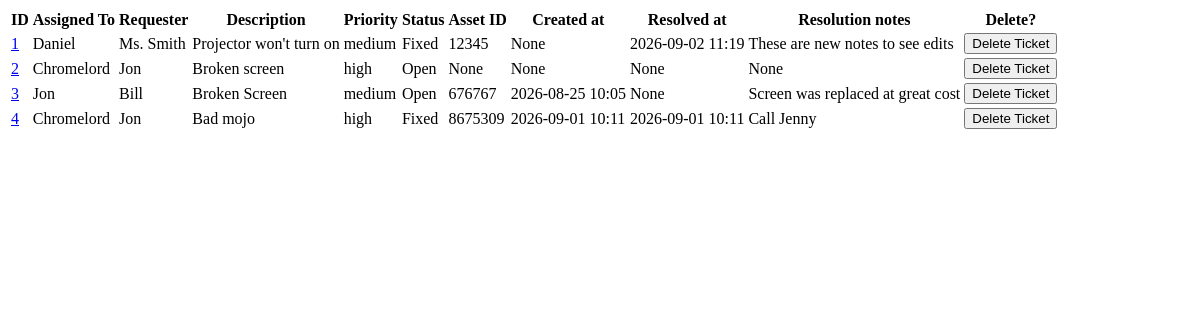
The app's page /tickets, older data.
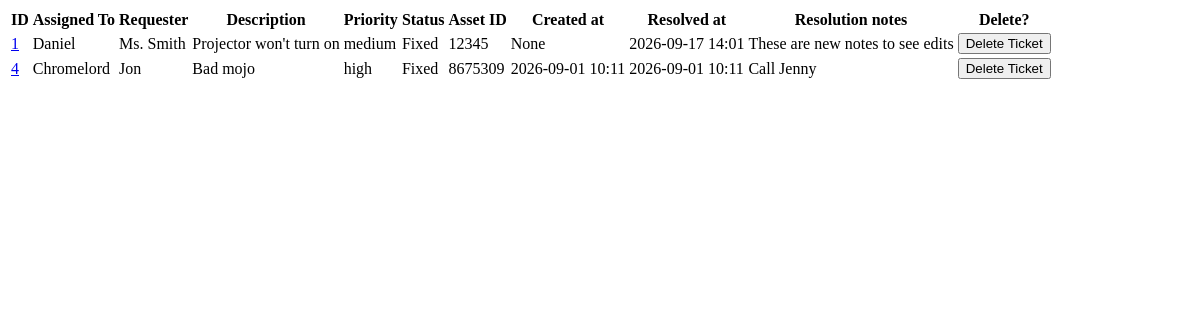
The same page, newer data.
### tables this page shows
CREATE TABLE tickets (
        id INTEGER PRIMARY KEY AUTOINCREMENT,
        assigned_to TEXT,
        requester TEXT,
        description TEXT,
        priority TEXT,
        status TEXT,
        asset_id TEXT,
        created_at TEXT,
        resolved_at TEXT
    , resolution_notes TEXT, is_deleted INTEGER DEFAULT 0);

### app.py (the view)
@app.route("/tickets")
def list_tickets():
    db = sqlite3.connect("helpdesk.db")      # connect to the database file
    cursor = db.cursor()                     # get a cursor to run commands
    cursor.execute("SELECT * FROM tickets WHERE is_deleted = 0")    # get every row from the tickets table except those marked as deleted
    all_tickets = cursor.fetchall()            # pull the actual rows into a Python list
    db.close()                               # close the connection now that we're done
    return render_template("tickets.html", tickets=all_tickets)           # temporary placeholder response

### templates/tickets.html (shortened to what this page needs)
<!DOCTYPE html>
<html>
    <head>
    </head>
    <body>
        <table>
            <tr>
                <th>ID</th>
                <th>Assigned To</th>
                <th>Requester</th>
                <th>Description</th>
                <th>Priority</th>
                <th>Status</th>
                <th>Asset ID</th>
                <th>Created at</th>
                <th>Resolved at</th>
                <th>Resolution notes</th>
                <th>Delete?</th>
            </tr>
            {% for ticket in tickets %}
            <tr>
                <td><a href="/ticket/{{ ticket[0] }}">{{ ticket[0] }}</a></td>
                <td>{{ ticket[1] }}</td>
                <td>{{ ticket[2] }}</td>
                <td>{{ ticket[3] }}</td>
                <td>{{ ticket[4] }}</td>
                <td>{{ ticket[5] }}</td>
                <td>{{ ticket[6] }}</td>
                <td>{{ ticket[7] }}</td>
                <td>{{ ticket[8] }}</td>
                <td>{{ ticket[9] }}</td>
                <td>
                    <form action="/ticket/{{ ticket[0] }}/delete" method="POST" onsubmit="return confirm('Are you sure you want to delete this ticket?');">
                        <button type="submit">Delete Ticket</button>
                    </form>
                </td>
            </tr>
            {% endfor %}
        </table>
    </body>
</html>

Row changes from the older to the newer data that the page shows:
no longer on this page (row edited): tickets: id "2", assigned_to "Chromelord", requester "Jon", description "Broken screen", priority "high", status "Open", asset "None", ticket "None", resolution_notes "None"
no longer on this page (row edited): tickets: id "3", assigned_to "Jon", requester "Bill", description "Broken Screen", priority "medium", status "Open", asset "676767", created_at "2026-08-25 10:05", ticket "None", resolution_notes "Screen was replaced at great cost"
changed tickets "Daniel": resolved_at "2026-09-02 11:19" → "2026-09-17 14:01"
